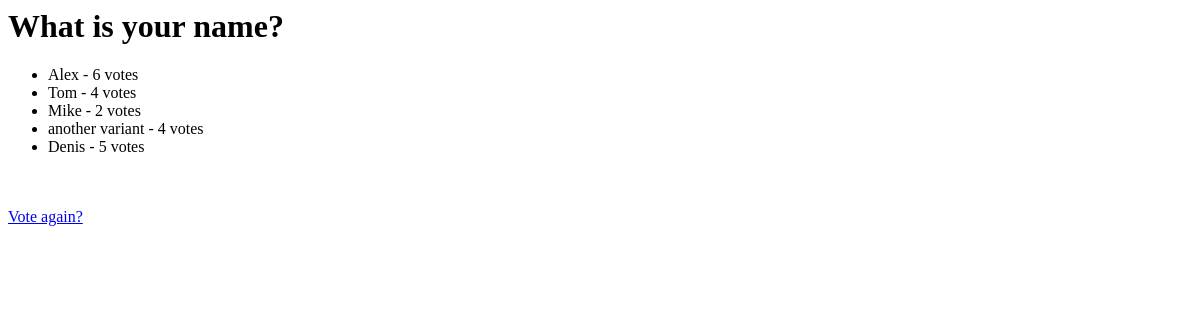
Page /polls/6/results/ on the earlier database version.
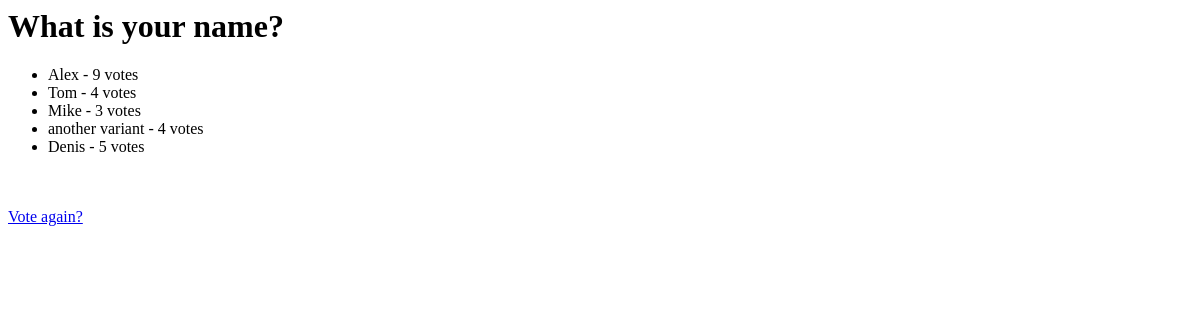
Same page on the later database version.
### polls/models.py (models this page shows, shortened)
class Question(models.Model):
    question_text = models.CharField(max_length=200)
    pub_date = models.DateTimeField('date published')
    def was_published_recently(self):
        now = timezone.now()
        return now-datetime.timedelta(days=1)<=self.pub_date<=now
    was_published_recently.admin_order_field = 'pub_date'
    was_published_recently.boolean = True
    was_published_recently.short_description = 'Published recently?'

class Choice(models.Model):
    question = models.ForeignKey(Question)
    choice_text=models.CharField(max_length=200)
    votes = models.IntegerField(default=0)

### polls/views.py (the view)
# urls.py: url(r'^(?P<pk>\d+)/results/$', views.ResultsView.as_view(),
class ResultsView(generic.DetailView):
    model = Question
    template_name = 'polls/results.html'
    def get_queryset(self):
        return Question.objects.filter(pub_date__lte=timezone.now())

### polls/templates/polls/results.html (shortened to what this page needs)
<h1>{{question.question_text}}</h1>
<ul>
{% for choice in question.choice_set.all %}
    <li>{{choice.choice_text }} - {{choice.votes}} vote{{choice.votes|pluralize}}
    </li>
{%endfor%}
</ul>
<a href="{% url 'polls:detail' question.id%}">Vote again?</a>

Differences in the rows shown:
changed Choice "Alex": votes "6" → "9"
changed Choice "Mike": votes "2" → "3"
